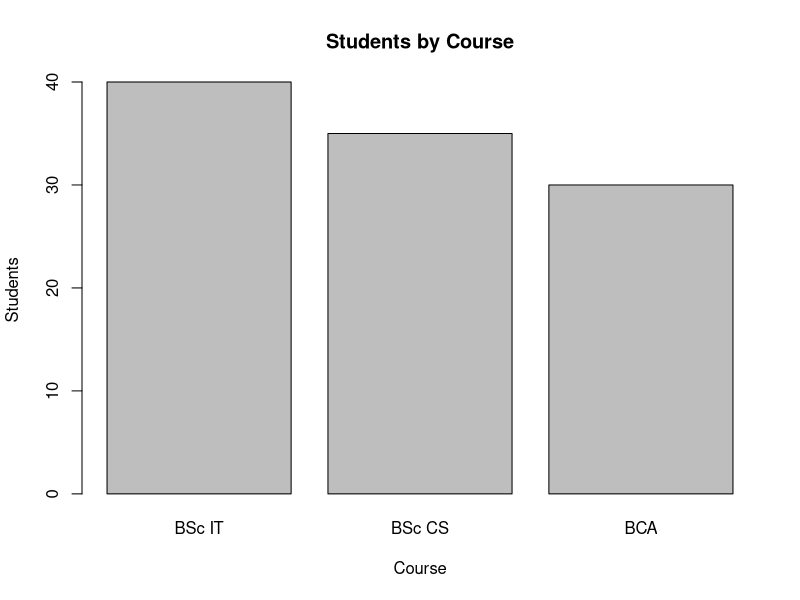

Recreate this plot in R.
Course <- c("BSc IT", "BSc CS", "BCA")
Students <- c(40, 35, 30)

barplot(Students,
        names.arg = Course,
        main = "Students by Course",
        xlab = "Course",
        ylab = "Students")
